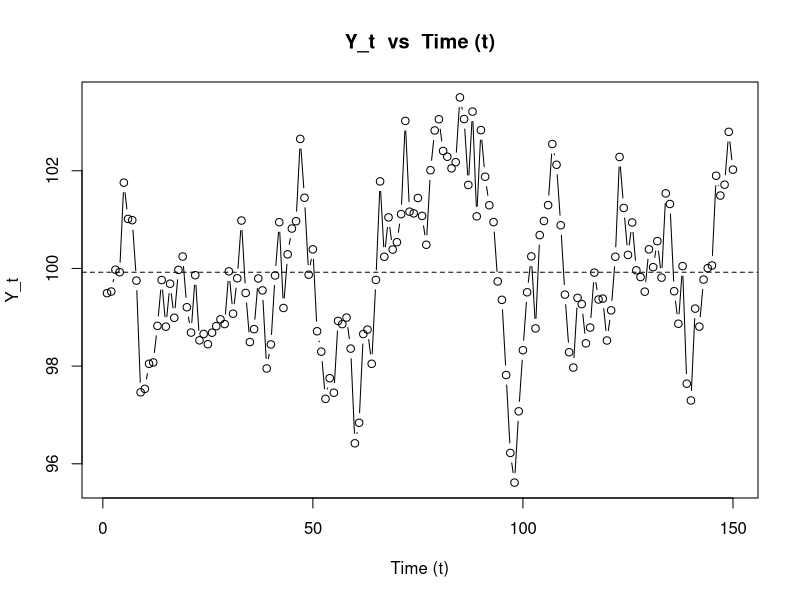
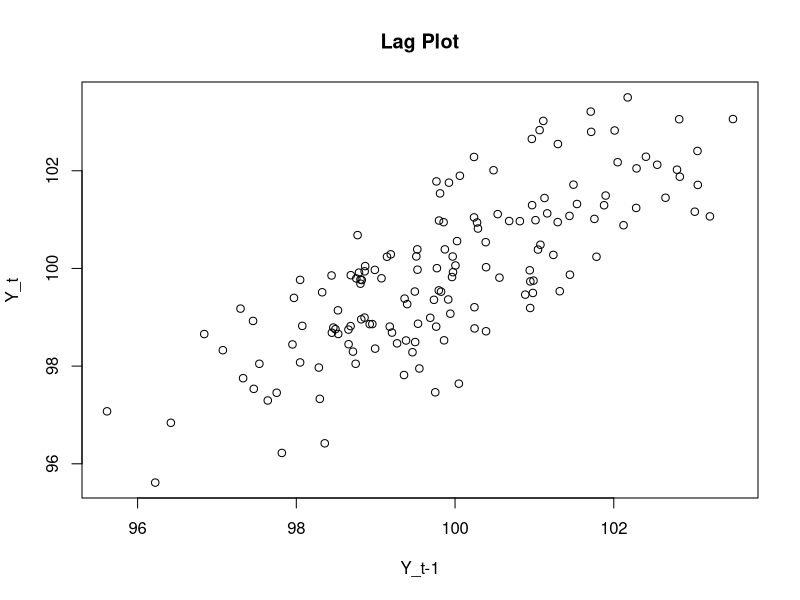

These figures' R source, in order:
#*******************************************************************************************************#
#Author: Vivek Gupta, Date 4/25/17 ; inspired by Dr Longneckers notes STATS 641 @TAMU
#Purpose: Find correlation, for lag 1 AR(1) data via the corr plot and also by the von Neumann test
# Valid for normal data and AR(1) only, harsh conditions on data. 



y  = rep(0,150)

y = c(99.49334,99.52677 ,99.97428, 99.92296,
 101.75614,101.01371,100.98810,99.75055, 97.46384, 97.53430, 98.04784,
  98.07517,98.82416 ,99.76238, 98.80839, 99.68745, 98.98936, 99.97021,
 100.24419,99.20544 ,98.68648, 99.86162, 98.52796, 98.65856, 98.44828,
  98.68382,98.81820, 98.95779, 98.86101, 99.94051, 99.07316, 99.79825,
 100.98074,99.49758, 98.49279, 98.75596, 99.79505, 99.55042, 97.95154,
  98.44396,99.85578 ,100.94686,99.18997, 100.28856,100.81671,100.96743,
 102.65183,101.44725,99.87142, 100.39037,98.71361, 98.29617, 97.32980,
  97.75256,97.45476 ,98.92480, 98.85961, 98.99318, 98.35815, 96.41931,
  96.83995,98.65699 ,98.74763, 98.04781, 99.76564, 101.78196,100.23923,
 101.04499,100.38626,100.53723,101.11212,103.02086,101.16156,101.12732,
 101.44200,101.07557,100.48501,102.01062,102.82457,103.05481,102.40505,
 102.28694,102.04882,102.17501,103.50176,103.05857,101.70988,103.21122,
 101.06555,102.83203,101.87783,101.29349,100.94850,99.73423, 99.35706,
  97.81771,96.22237, 95.61504, 97.07419, 98.32577, 99.51197, 100.24588,
  98.77193,100.68195,100.97093,101.29578,102.54733,102.12300,100.88476,
  99.46352,98.28398, 97.97027, 99.39698, 99.26945, 98.46643, 98.78961,
  99.91420,99.36403, 99.38256, 98.52452, 99.14218, 100.23898,102.28226,
 101.23884,100.27694,100.94119,99.96187, 99.82365, 99.52422, 100.39115,
 100.02542,100.55945,99.81125, 101.53655,101.31927,99.53333, 98.86780,
 100.04772,97.64038, 97.29670, 99.17730, 98.80871, 99.77137, 100.00520,
 100.06072,101.89751,101.49231,101.71528,102.79661,102.02205)

#Is the data normal and AR(1), if yes then apply von Neumann test and approximations for large n 

shapiro.test(y)
#yes, pvalue=.5 

#check for correlation, timeseries plot 

n  = length(y)
ytime1  = ts(y,start=1,frequency=1) 
plot.ts(ytime1,type="b",ylab="Y_t",xlab="Time (t)",main="Y_t  vs  Time (t)")
ymean  = mean(y)
abline(h=ymean,lty=2)

#corr 2, plot of Xt vs Xt-1
yt  = y[2:150]
ytlag1  = y[1:149]
plot(ytlag1,yt,main="Lag Plot",ylab="Y_t",xlab="Y_t-1")

#Correlation exists

#Calculation of von Neumann Statistics

dif1  = (yt-ytlag1)^2
num1  = sum(dif1)
y2  = (y-ymean)^2
den1  = sum(y2) 
Q  = (num1/(n-1))/(den1/n) 
prd1  = (yt-ymean)*(ytlag1-ymean)
prdsum1  = sum(prd1)
rho1  = prdsum1/den1
rho1 #estimate of rho, correlation coeff from the data 
Q #Q statisitic or von Neumann statisitics 


#since n > 60, we will use approx from critical values of Q 
Q_p_alpha= ((2*n)/(n-1)) - qnorm(.05)*2/sqrt(n)
Q_n_alpha= ((2*n)/(n-1)) + qnorm(.05)*2/sqrt(n)

#Hypothesis 
#Ho(for +ve corr) : rho <= 0 H1: rho >0 
#reject if Q is less that Q_p_alpha
#From the data we reject null 

#Hypothesis 
#Ho(for -ve corr) : rho >= 0 H1: rho <0 
#reject if Q is more that Q_n_alpha

#Impact on analysis if corr exists 
 #1 : Low CI coverage than promised 
 #2 : Large Type I errors, more than what promised. 
 #: Incorrect variance/SE of sampling distr of Xbar for example, underestimated if +ve corr and corr not accounted for. 
